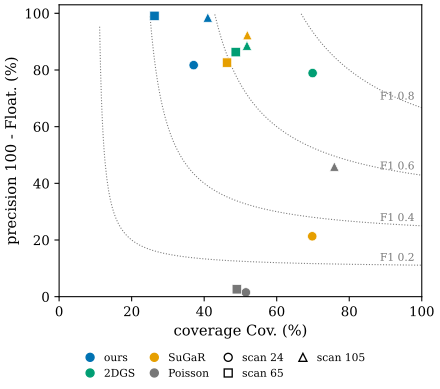

This figure's Python source:
"""Figure 50.5.2: [ManifoldGS26] Table 4 as points on the precision-coverage plane.

x = Cov. % (share of the DTU ground truth within the 1% bbox tolerance of the collision candidate),
y = 100 - Float. % (share of the candidate within the tolerance of the ground truth). Colour = method, marker = scene
(circle 24, square 65, triangle 105). Dotted grey curves: equal F1 = 2 p r / (p + r) (0.2, 0.4, 0.6, 0.8), our summary.

Run from the project root: PYTHONPATH=tools python3 chapters/50-paper-manifold-gs/figures/fig-50-5-2-precision-coverage.py
"""
import sys
from pathlib import Path

import numpy as np

sys.path.insert(0, str(Path(__file__).resolve().parents[1] / "lib"))
import dgfig  # noqa: E402
import mgs50 as g  # noqa: E402

dgfig.setup()
import matplotlib.pyplot as plt  # noqa: E402

C = dgfig.COLORS
mcol = {"ours": C["tangent"], "2DGS": C["third"], "SuGaR": C["accent"], "Poisson": C["aux"]}
mark = {24: "o", 65: "s", 105: "^"}
# self-checks: ours has the lowest floater and the lowest coverage on every scene; by F1, 2DGS beats ours on every scene
for scan, d in g.TABLE4.items():
    assert min(d, key=lambda m: d[m][0]) == "ours" and min(d, key=lambda m: d[m][1]) == "ours"
    assert g.f1(*d["2DGS"]) > g.f1(*d["ours"])
fig, ax = plt.subplots(figsize=(4.8, 4.3))
r = np.linspace(0.01, 1, 400)
for F in (0.2, 0.4, 0.6, 0.8):
    p = F * r / (2 * r - F)
    ok = (p > 0) & (p <= 1.0) & (2 * r - F > 0)
    ax.plot(100 * r[ok], 100 * p[ok], ":", color=C["aux"], lw=0.8)
    j = np.argmin(np.abs(r - 0.97))
    if ok[j]:
        ax.text(98, 100 * p[j] + 1.5, f"F1 {F}", fontsize=8, color=C["aux"], ha="right")
for scan, d in g.TABLE4.items():
    for m, (fl, cov) in d.items():
        ax.plot(cov, 100 - fl, mark[scan], color=mcol[m], ms=7, mec="white", mew=0.5)
for m, c in mcol.items():
    ax.plot([], [], "o", color=c, label=m)
for scan, mk in mark.items():
    ax.plot([], [], mk, color=C["main"], mfc="none", label=f"scan {scan}")
ax.set_xlim(0, 100)
ax.set_ylim(0, 103)
ax.set_xlabel("coverage Cov. (%)")
ax.set_ylabel("precision 100 - Float. (%)")
ax.legend(loc="upper center", bbox_to_anchor=(0.45, -0.16), fontsize=8, frameon=False, ncol=4, columnspacing=0.8,
          handletextpad=0.3)
fig.tight_layout()
dgfig.save(fig, __file__)
for scan, d in g.TABLE4.items():
    print(scan, {m: round(g.f1(*v), 3) for m, v in d.items()})
